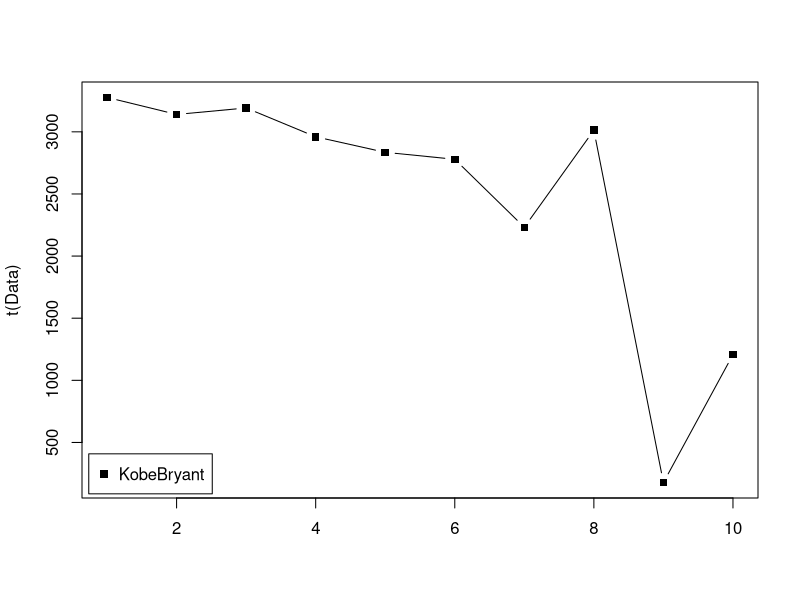

Write R code to recreate this figure.
#Dear Student,
#
#Welcome to the world of Basketball Data!
#I'm sure you will enjoy this section of the R Programming course.
#
#Instructions for this dataset:
# Simply select ALL the lines in this script by pressing 
# CTRL+A on Windows or CMND+A on a Mac and execute them
# Once you have executed the commands the following objects
# will be created:
# Matrices:
# - FieldGoalAttempts
# - FieldGoals
# - Games
# - MinutesPlayed
# - Salary
# Vectors:
# - Players
# - Seasons
#We will go understand these inside the course.
#
#Sincerely,
#Kirill Eremenko
#www.superdatascience.com

#Copyright: These datasets were prepared using publicly available data.
#           However, theses scripts are subject to Copyright Laws. 
#           If you wish to use these R scripts outside of the R Programming Course
#           by Kirill Eremenko, you may do so by referencing www.superdatascience.com in your work.

#Comments:
#Seasons are labeled based on the first year in the season
#E.g. the 2012-2013 season is preseneted as simply 2012

#Notes and Corrections to the data:
#Kevin Durant: 2006 - College Data Used
#Kevin Durant: 2005 - Proxied With 2006 Data
#Derrick Rose: 2012 - Did Not Play
#Derrick Rose: 2007 - College Data Used
#Derrick Rose: 2006 - Proxied With 2007 Data
#Derrick Rose: 2005 - Proxied With 2007 Data

#Seasons
Seasons <- c("2005","2006","2007","2008","2009","2010","2011","2012","2013","2014")

#Players
Players <- c("KobeBryant","JoeJohnson","LeBronJames","CarmeloAnthony","DwightHoward","ChrisBosh","ChrisPaul","KevinDurant","DerrickRose","DwayneWade")

#Salaries
KobeBryant_Salary <- c(15946875,17718750,19490625,21262500,23034375,24806250,25244493,27849149,30453805,23500000)
JoeJohnson_Salary <- c(12000000,12744189,13488377,14232567,14976754,16324500,18038573,19752645,21466718,23180790)
LeBronJames_Salary <- c(4621800,5828090,13041250,14410581,15779912,14500000,16022500,17545000,19067500,20644400)
CarmeloAnthony_Salary <- c(3713640,4694041,13041250,14410581,15779912,17149243,18518574,19450000,22407474,22458000)
DwightHoward_Salary <- c(4493160,4806720,6061274,13758000,15202590,16647180,18091770,19536360,20513178,21436271)
ChrisBosh_Salary <- c(3348000,4235220,12455000,14410581,15779912,14500000,16022500,17545000,19067500,20644400)
ChrisPaul_Salary <- c(3144240,3380160,3615960,4574189,13520500,14940153,16359805,17779458,18668431,20068563)
KevinDurant_Salary <- c(0,0,4171200,4484040,4796880,6053663,15506632,16669630,17832627,18995624)
DerrickRose_Salary <- c(0,0,0,4822800,5184480,5546160,6993708,16402500,17632688,18862875)
DwayneWade_Salary <- c(3031920,3841443,13041250,14410581,15779912,14200000,15691000,17182000,18673000,15000000)
#Matrix
Salary <- rbind(KobeBryant_Salary, JoeJohnson_Salary, LeBronJames_Salary, CarmeloAnthony_Salary, DwightHoward_Salary, ChrisBosh_Salary, ChrisPaul_Salary, KevinDurant_Salary, DerrickRose_Salary, DwayneWade_Salary)
rm(KobeBryant_Salary, JoeJohnson_Salary, CarmeloAnthony_Salary, DwightHoward_Salary, ChrisBosh_Salary, LeBronJames_Salary, ChrisPaul_Salary, DerrickRose_Salary, DwayneWade_Salary, KevinDurant_Salary)
colnames(Salary) <- Seasons
rownames(Salary) <- Players

#Games 
KobeBryant_G <- c(80,77,82,82,73,82,58,78,6,35)
JoeJohnson_G <- c(82,57,82,79,76,72,60,72,79,80)
LeBronJames_G <- c(79,78,75,81,76,79,62,76,77,69)
CarmeloAnthony_G <- c(80,65,77,66,69,77,55,67,77,40)
DwightHoward_G <- c(82,82,82,79,82,78,54,76,71,41)
ChrisBosh_G <- c(70,69,67,77,70,77,57,74,79,44)
ChrisPaul_G <- c(78,64,80,78,45,80,60,70,62,82)
KevinDurant_G <- c(35,35,80,74,82,78,66,81,81,27)
DerrickRose_G <- c(40,40,40,81,78,81,39,0,10,51)
DwayneWade_G <- c(75,51,51,79,77,76,49,69,54,62)
#Matrix
Games <- rbind(KobeBryant_G, JoeJohnson_G, LeBronJames_G, CarmeloAnthony_G, DwightHoward_G, ChrisBosh_G, ChrisPaul_G, KevinDurant_G, DerrickRose_G, DwayneWade_G)
rm(KobeBryant_G, JoeJohnson_G, CarmeloAnthony_G, DwightHoward_G, ChrisBosh_G, LeBronJames_G, ChrisPaul_G, DerrickRose_G, DwayneWade_G, KevinDurant_G)
colnames(Games) <- Seasons
rownames(Games) <- Players

#Minutes Played
KobeBryant_MP <- c(3277,3140,3192,2960,2835,2779,2232,3013,177,1207)
JoeJohnson_MP <- c(3340,2359,3343,3124,2886,2554,2127,2642,2575,2791)
LeBronJames_MP <- c(3361,3190,3027,3054,2966,3063,2326,2877,2902,2493)
CarmeloAnthony_MP <- c(2941,2486,2806,2277,2634,2751,1876,2482,2982,1428)
DwightHoward_MP <- c(3021,3023,3088,2821,2843,2935,2070,2722,2396,1223)
ChrisBosh_MP <- c(2751,2658,2425,2928,2526,2795,2007,2454,2531,1556)
ChrisPaul_MP <- c(2808,2353,3006,3002,1712,2880,2181,2335,2171,2857)
KevinDurant_MP <- c(1255,1255,2768,2885,3239,3038,2546,3119,3122,913)
DerrickRose_MP <- c(1168,1168,1168,3000,2871,3026,1375,0,311,1530)
DwayneWade_MP <- c(2892,1931,1954,3048,2792,2823,1625,2391,1775,1971)
#Matrix
MinutesPlayed <- rbind(KobeBryant_MP, JoeJohnson_MP, LeBronJames_MP, CarmeloAnthony_MP, DwightHoward_MP, ChrisBosh_MP, ChrisPaul_MP, KevinDurant_MP, DerrickRose_MP, DwayneWade_MP)
rm(KobeBryant_MP, JoeJohnson_MP, CarmeloAnthony_MP, DwightHoward_MP, ChrisBosh_MP, LeBronJames_MP, ChrisPaul_MP, DerrickRose_MP, DwayneWade_MP, KevinDurant_MP)
colnames(MinutesPlayed) <- Seasons
rownames(MinutesPlayed) <- Players

#Field Goals
KobeBryant_FG <- c(978,813,775,800,716,740,574,738,31,266)
JoeJohnson_FG <- c(632,536,647,620,635,514,423,445,462,446)
LeBronJames_FG <- c(875,772,794,789,768,758,621,765,767,624)
CarmeloAnthony_FG <- c(756,691,728,535,688,684,441,669,743,358)
DwightHoward_FG <- c(468,526,583,560,510,619,416,470,473,251)
ChrisBosh_FG <- c(549,543,507,615,600,524,393,485,492,343)
ChrisPaul_FG <- c(407,381,630,631,314,430,425,412,406,568)
KevinDurant_FG <- c(306,306,587,661,794,711,643,731,849,238)
DerrickRose_FG <- c(208,208,208,574,672,711,302,0,58,338)
DwayneWade_FG <- c(699,472,439,854,719,692,416,569,415,509)
#Matrix
FieldGoals <- rbind(KobeBryant_FG, JoeJohnson_FG, LeBronJames_FG, CarmeloAnthony_FG, DwightHoward_FG, ChrisBosh_FG, ChrisPaul_FG, KevinDurant_FG, DerrickRose_FG, DwayneWade_FG)
rm(KobeBryant_FG, JoeJohnson_FG, LeBronJames_FG, CarmeloAnthony_FG, DwightHoward_FG, ChrisBosh_FG, ChrisPaul_FG, KevinDurant_FG, DerrickRose_FG, DwayneWade_FG)
colnames(FieldGoals) <- Seasons
rownames(FieldGoals) <- Players

#Field Goal Attempts
KobeBryant_FGA <- c(2173,1757,1690,1712,1569,1639,1336,1595,73,713)
JoeJohnson_FGA <- c(1395,1139,1497,1420,1386,1161,931,1052,1018,1025)
LeBronJames_FGA <- c(1823,1621,1642,1613,1528,1485,1169,1354,1353,1279)
CarmeloAnthony_FGA <- c(1572,1453,1481,1207,1502,1503,1025,1489,1643,806)
DwightHoward_FGA <- c(881,873,974,979,834,1044,726,813,800,423)
ChrisBosh_FGA <- c(1087,1094,1027,1263,1158,1056,807,907,953,745)
ChrisPaul_FGA <- c(947,871,1291,1255,637,928,890,856,870,1170)
KevinDurant_FGA <- c(647,647,1366,1390,1668,1538,1297,1433,1688,467)
DerrickRose_FGA <- c(436,436,436,1208,1373,1597,695,0,164,835)
DwayneWade_FGA <- c(1413,962,937,1739,1511,1384,837,1093,761,1084)
#Matrix
FieldGoalAttempts <- rbind(KobeBryant_FGA, JoeJohnson_FGA, LeBronJames_FGA, CarmeloAnthony_FGA, DwightHoward_FGA, ChrisBosh_FGA, ChrisPaul_FGA, KevinDurant_FGA, DerrickRose_FGA, DwayneWade_FGA)
rm(KobeBryant_FGA, JoeJohnson_FGA, LeBronJames_FGA, CarmeloAnthony_FGA, DwightHoward_FGA, ChrisBosh_FGA, ChrisPaul_FGA, KevinDurant_FGA, DerrickRose_FGA, DwayneWade_FGA)
colnames(FieldGoalAttempts) <- Seasons
rownames(FieldGoalAttempts) <- Players

#Points
KobeBryant_PTS <- c(2832,2430,2323,2201,1970,2078,1616,2133,83,782)
JoeJohnson_PTS <- c(1653,1426,1779,1688,1619,1312,1129,1170,1245,1154)
LeBronJames_PTS <- c(2478,2132,2250,2304,2258,2111,1683,2036,2089,1743)
CarmeloAnthony_PTS <- c(2122,1881,1978,1504,1943,1970,1245,1920,2112,966)
DwightHoward_PTS <- c(1292,1443,1695,1624,1503,1784,1113,1296,1297,646)
ChrisBosh_PTS <- c(1572,1561,1496,1746,1678,1438,1025,1232,1281,928)
ChrisPaul_PTS <- c(1258,1104,1684,1781,841,1268,1189,1186,1185,1564)
KevinDurant_PTS <- c(903,903,1624,1871,2472,2161,1850,2280,2593,686)
DerrickRose_PTS <- c(597,597,597,1361,1619,2026,852,0,159,904)
DwayneWade_PTS <- c(2040,1397,1254,2386,2045,1941,1082,1463,1028,1331)
#Matrix
Points <- rbind(KobeBryant_PTS, JoeJohnson_PTS, LeBronJames_PTS, CarmeloAnthony_PTS, DwightHoward_PTS, ChrisBosh_PTS, ChrisPaul_PTS, KevinDurant_PTS, DerrickRose_PTS, DwayneWade_PTS)
rm(KobeBryant_PTS, JoeJohnson_PTS, LeBronJames_PTS, CarmeloAnthony_PTS, DwightHoward_PTS, ChrisBosh_PTS, ChrisPaul_PTS, KevinDurant_PTS, DerrickRose_PTS, DwayneWade_PTS)
colnames(Points) <- Seasons
rownames(Points) <- Players

Games
rownames(Games)
colnames(Games)
Games["LeBronJames","2012"]
round(FieldGoals/Games,1)
round(FieldGoalAttempts/Games,0)
Accuracy<-round(FieldGoals/FieldGoalAttempts,2)
Accuracy
t<-max(Accuracy)
t

Data<-MinutesPlayed[1,,drop=F]
matplot(t(Data),type="b",pch=15:18,col=c(1:4,6))
legend("bottomleft",inset = 0.01,legend=Players[1],col = c(1:4,6),pch=15:18,horiz = F)
Data
